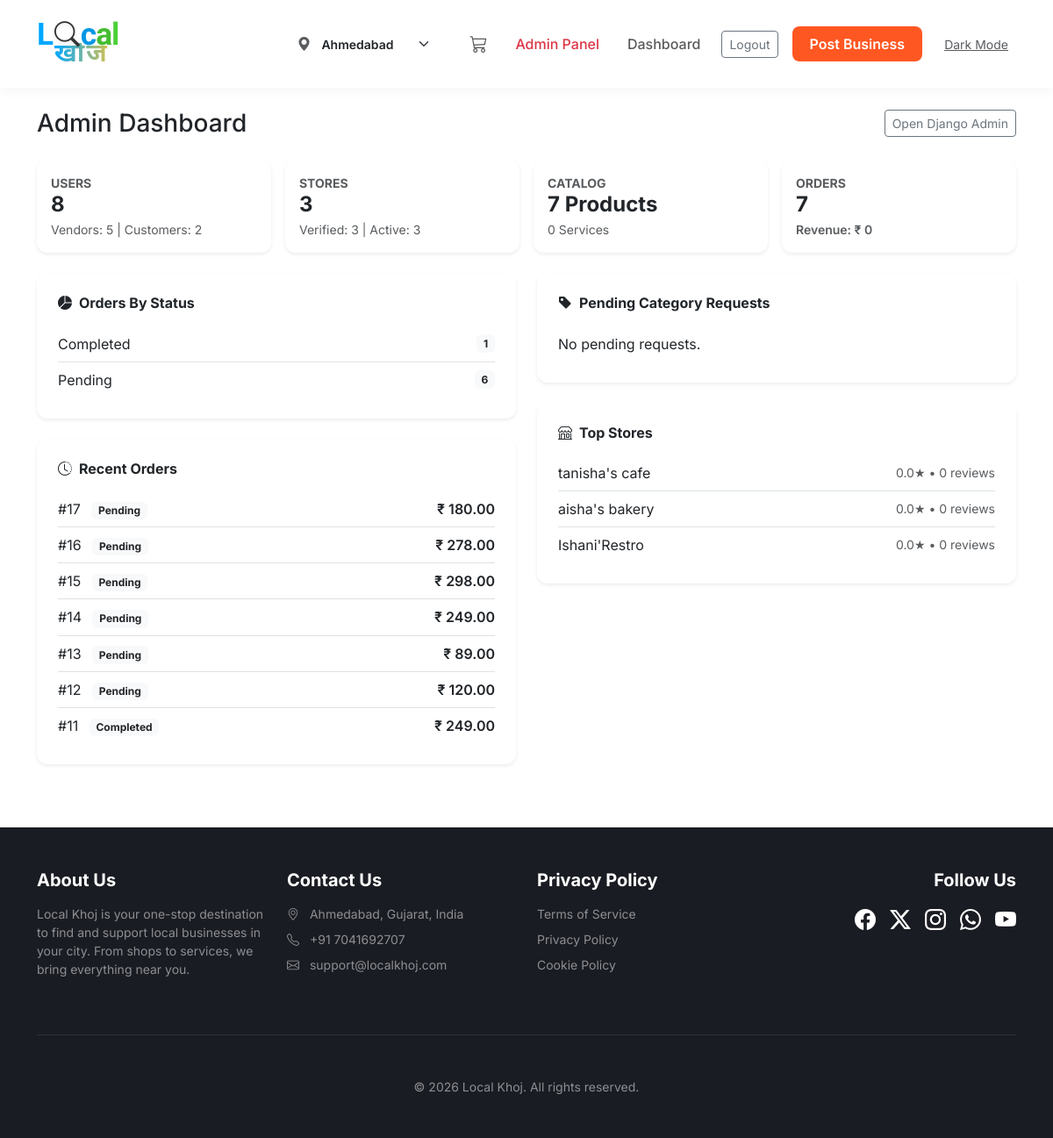
The app's page /admin-panel/ (signed in) with its own data.
### orders/models.py (models this page shows, shortened)
class Order(models.Model):
    STATUS_CHOICES = (
        ('pending', 'Pending'),
        ('confirmed', 'Confirmed'),
        ('processing', 'Processing'),
        ('shipped', 'Shipped'),
        ('out_for_delivery', 'Out for Delivery'),
        ('completed', 'Completed'),
        ('delivered', 'Delivered'),
        ('cancelled', 'Cancelled'),
    )
    user = models.ForeignKey(
        settings.AUTH_USER_MODEL,
        on_delete=models.CASCADE
    )
    total_amount = models.DecimalField(max_digits=12, decimal_places=2)
    delivery_address = models.TextField(blank=True, null=True)
    delivery_phone = models.CharField(max_length=20, blank=True, null=True)
    delivery_name = models.CharField(max_length=100, blank=True, null=True)
    is_service_order = models.BooleanField(default=False)
    status = models.CharField(
        max_length=20,
        choices=STATUS_CHOICES,
        default='pending'
    )
    created_at = models.DateTimeField(auto_now_add=True)
    class Meta:
        db_table = 'order_order'
        verbose_name_plural = "Order"

### stores/models.py (models this page shows, shortened)
class Store(models.Model):
    vendor = models.OneToOneField(
        settings.AUTH_USER_MODEL,
        on_delete=models.CASCADE,
        related_name='store'
    )
    category = models.ForeignKey(StoreCategory, on_delete=models.CASCADE, related_name='stores')
    name = models.CharField(max_length=200, db_index=True)
    slug = models.SlugField(unique=True, db_index=True)
    description = models.TextField(blank=True, null=True)
    address = models.TextField()
    area = models.ForeignKey(Area, on_delete=models.SET_NULL, null=True)
    pincode = models.ForeignKey(Pincode, on_delete=models.SET_NULL, null=True, blank=True)
    latitude = models.FloatField(blank=True, null=True)
    longitude = models.FloatField(blank=True, null=True)
    phone = models.CharField(max_length=15)
    email = models.EmailField(blank=True, null=True)
    whatsapp_number = models.CharField(max_length=15, blank=True, null=True)
    logo = models.ImageField(upload_to='store_logos/', blank=True, null=True)
    banner = models.ImageField(upload_to='store_banners/', blank=True, null=True)
    gst_number = models.CharField(max_length=15, blank=True, null=True)
    pan_number = models.CharField(max_length=10, blank=True, null=True)
    year_established = models.PositiveIntegerField(blank=True, null=True)
    theme_color = models.CharField(max_length=7, default="#324bc9")
    opening_time = models.TimeField(blank=True, null=True)
    closing_time = models.TimeField(blank=True, null=True)
    is_open_today = models.BooleanField(default=True)
    website_url = models.URLField(blank=True, null=True)
    instagram_url = models.URLField(blank=True, null=True)
    facebook_url = models.URLField(blank=True, null=True)
    twitter_url = models.URLField(blank=True, null=True)
    linkedin_url = models.URLField(blank=True, null=True)
    amenities = models.ManyToManyField(Amenity, blank=True, related_name='stores')
    is_verified = models.BooleanField(default=False)
    is_active = models.BooleanField(default=True)
    featured = models.BooleanField(default=False)  # Featured listing
    rating = models.FloatField(default=0.0, validators=[MinValueValidator(0.0), MaxValueValidator(5.0)])
    total_reviews = models.PositiveIntegerField(default=0)
    total_views = models.PositiveIntegerField(default=0)
    created_at = models.DateTimeField(auto_now_add=True)
    updated_at = models.DateTimeField(auto_now=True)
    class Meta:
        ordering = ['-featured', '-rating', '-created_at']
        indexes = [
            models.Index(fields=['area', 'is_active']),
            models.Index(fields=['category', 'is_active']),
            models.Index(fields=['-rating']),
        ]
        db_table = 'store_store'
        verbose_name_plural = "Store"

### admin_panel/views.py (the view)
# urls.py: path("", views.dashboard, name="dashboard"),
@login_required
@user_passes_test(_is_admin)
def dashboard(request):
    total_users = User.objects.count()
    vendors = User.objects.filter(user_type="vendor").count()
    customers = User.objects.filter(user_type="customer").count()
    stores_count = Store.objects.count()
    verified_stores = Store.objects.filter(is_verified=True).count()
    active_stores = Store.objects.filter(is_active=True).count()
    products_count = Product.objects.count()
    services_count = Service.objects.count()
    orders_count = Order.objects.count()
    revenue = Payment.objects.filter(status__in=["completed", "success"]).aggregate(total=Sum("amount"))["total"] or 0
    recent_orders = Order.objects.order_by("-created_at")[:10]
    pending_categories = CategoryRequest.objects.filter(is_approved=False).order_by("-created_at")[:10]
    top_stores = Store.objects.order_by("-rating", "-total_reviews")[:10]
    by_status = list(Order.objects.values("status").annotate(c=Count("id")).order_by())
    ctx = {
        "total_users": total_users,
        "vendors": vendors,
        "customers": customers,
        "stores_count": stores_count,
        "verified_stores": verified_stores,
        "active_stores": active_stores,
        "products_count": products_count,
        "services_count": services_count,
        "orders_count": orders_count,
        "revenue": revenue,
        "recent_orders": recent_orders,
        "pending_categories": pending_categories,
        "top_stores": top_stores,
        "by_status": by_status,
    }
    return render(request, "admin_panel/dashboard.html", ctx)

### admin_panel/views.py (called while the page is built)
def _is_admin(user):
    return user.is_authenticated and (user.is_superuser or user.is_staff or getattr(user, "is_admin", lambda: False)())

### core/context_processors.py (called while the page is built)
def global_data(request):
    try:
        cities = list(City.objects.values_list("name", flat=True).distinct().order_by("name"))
    except Exception:
        cities = []
    selected_city = request.GET.get("city") or request.session.get("city") or ""
    user_store = None
    if request.user.is_authenticated:
        user_store = Store.objects.filter(vendor=request.user).first()
    return {
        "cities": cities,
        "selected_city": selected_city,
        "user_store": user_store,
    }

### core/templatetags/core_tags.py (called while the page is built)
@register.filter
def slugify(value):
    try:
        return dj_slugify(value or "")
    except Exception:
        return ""

@register.simple_tag
def get_cart_count(user):
    if not user.is_authenticated:
        return 0
    from cart.models import Cart
    cart = Cart.objects.filter(user=user).first()
    if cart:
        return sum(item.quantity for item in cart.items.all())
    return 0

### templates/admin_panel/dashboard.html
{% extends "base.html" %}
{% block content %}
<div class="container py-4">
  <div class="d-flex align-items-center justify-content-between mb-4">
    <h3 class="mb-0">Admin Dashboard</h3>
    <a href="/admin/" class="btn btn-outline-secondary btn-sm">Open Django Admin</a>
  </div>
  <div class="row g-3 mb-4">
    <div class="col-md-3">
      <div class="card p-3 shadow-sm border-0">
        <div class="text-muted small fw-bold text-uppercase">Users</div>
        <div class="h4 mb-1 fw-bold">{{ total_users }}</div>
        <div class="small text-muted">Vendors: {{ vendors }} | Customers: {{ customers }}</div>
      </div>
    </div>
    <div class="col-md-3">
      <div class="card p-3 shadow-sm border-0">
        <div class="text-muted small fw-bold text-uppercase">Stores</div>
        <div class="h4 mb-1 fw-bold">{{ stores_count }}</div>
        <div class="small text-muted">Verified: {{ verified_stores }} | Active: {{ active_stores }}</div>
      </div>
    </div>
    <div class="col-md-3">
      <div class="card p-3 shadow-sm border-0">
        <div class="text-muted small fw-bold text-uppercase">Catalog</div>
        <div class="h4 mb-1 fw-bold">{{ products_count }} Products</div>
        <div class="small text-muted">{{ services_count }} Services</div>
      </div>
    </div>
    <div class="col-md-3">
      <div class="card p-3 shadow-sm border-0">
        <div class="text-muted small fw-bold text-uppercase">Orders</div>
        <div class="h4 mb-1 fw-bold">{{ orders_count }}</div>
        <div class="small text-muted text-success fw-semibold">Revenue: ₹ {{ revenue }}</div>
      </div>
    </div>
  </div>
  <div class="row g-4">
    <div class="col-lg-6">
      <div class="card p-4 shadow-sm border-0">
        <h6 class="fw-bold mb-3"><i class="bi bi-pie-chart-fill me-2"></i>Orders By Status</h6>
        <ul class="list-group list-group-flush">
          {% for s in by_status %}
          <li class="list-group-item d-flex justify-content-between align-items-center bg-transparent px-0">
            <span class="text-capitalize">{{ s.status }}</span>
            <span class="badge bg-light text-dark">{{ s.c }}</span>
          </li>
          {% empty %}
          <li class="list-group-item bg-transparent px-0">No orders.</li>
          {% endfor %}
        </ul>
      </div>
      <div class="card p-4 mt-4 shadow-sm border-0">
        <h6 class="fw-bold mb-3"><i class="bi bi-clock-history me-2"></i>Recent Orders</h6>
        <ul class="list-group list-group-flush">
          {% for o in recent_orders %}
          <li class="list-group-item d-flex justify-content-between align-items-center bg-transparent px-0">
            <span>#{{ o.id }} <span class="badge bg-light text-dark text-capitalize ms-2">{{ o.status }}</span></span>
            <span class="fw-semibold">₹ {{ o.total_amount }}</span>
          </li>
          {% empty %}
          <li class="list-group-item bg-transparent px-0">No orders.</li>
          {% endfor %}
        </ul>
      </div>
    </div>
    <div class="col-lg-6">
      <div class="card p-4 shadow-sm border-0">
        <h6 class="fw-bold mb-3"><i class="bi bi-tag-fill me-2"></i>Pending Category Requests</h6>
        <ul class="list-group list-group-flush">
          {% for r in pending_categories %}
          <li class="list-group-item d-flex justify-content-between align-items-center bg-transparent px-0">
            <span>{{ r.name }} <span class="small text-muted">by {{ r.vendor.username }}</span></span>
            <span class="small text-muted">{{ r.created_at|date:"M d, Y" }}</span>
          </li>
          {% empty %}
          <li class="list-group-item bg-transparent px-0">No pending requests.</li>
          {% endfor %}
        </ul>
      </div>
      <div class="card p-4 mt-4 shadow-sm border-0">
        <h6 class="fw-bold mb-3"><i class="bi bi-shop me-2"></i>Top Stores</h6>
        <ul class="list-group list-group-flush">
          {% for s in top_stores %}
          <li class="list-group-item d-flex justify-content-between align-items-center bg-transparent px-0">
            <span>{{ s.name }}</span>
            <span class="small text-muted">{{ s.rating }}★ • {{ s.total_reviews }} reviews</span>
          </li>
          {% empty %}
          <li class="list-group-item bg-transparent px-0">No stores yet.</li>
          {% endfor %}
        </ul>
      </div>
    </div>
  </div>
</div>
{% endblock %}

### templates/base.html (style rules this page uses)
:root { --lk-primary: #324bc9; --lk-secondary: #6a82fb; --lk-accent: #ff9f43; --lk-body-bg: #ffffff; --lk-body-fg: #212529; --lk-card-bg: #ffffff; --lk-card-border: #e5e7eb; --lk-surface-1: #f8f9fa; --lk-dark-bg: #1a1c23; }
body { font-family: 'Inter', sans-serif; background: var(--lk-body-bg); color: var(--lk-body-fg); transition: background-color 0.3s, color 0.3s; }
.card { background: var(--lk-card-bg); border: 1px solid var(--lk-card-border); border-radius: 12px; overflow: hidden; transition: transform 0.2s, box-shadow 0.2s; }

### records on screen
Order: id "17", status "Pending", total_amount "180.00"
Order: id "16", status "Pending", total_amount "278.00"
Order: id "15", status "Pending", total_amount "298.00"
Order: id "14", status "Pending", total_amount "249.00"
Order: id "13", status "Pending", total_amount "89.00"
Order: id "12", status "Pending", total_amount "120.00"
Order: id "11", status "Completed", total_amount "249.00"
Store: name "tanisha's cafe", rating "0.0", total_reviews "0"
Store: name "aisha's bakery", rating "0.0", total_reviews "0"
Store: name "Ishani'Restro", rating "0.0", total_reviews "0"

### other values on screen
{{ total_users }} "8"
{{ vendors }} "5"
{{ customers }} "2"
{{ stores_count }} "3"
{{ verified_stores }} "3"
{{ active_stores }} "3"
{{ products_count }} "7"
{{ services_count }} "0"
{{ orders_count }} "7"
{{ revenue }} "0"
{{ s.status }} "Completed" "Pending"
{{ s.c }} "1" "6"
form field value "Ahmedabad"
